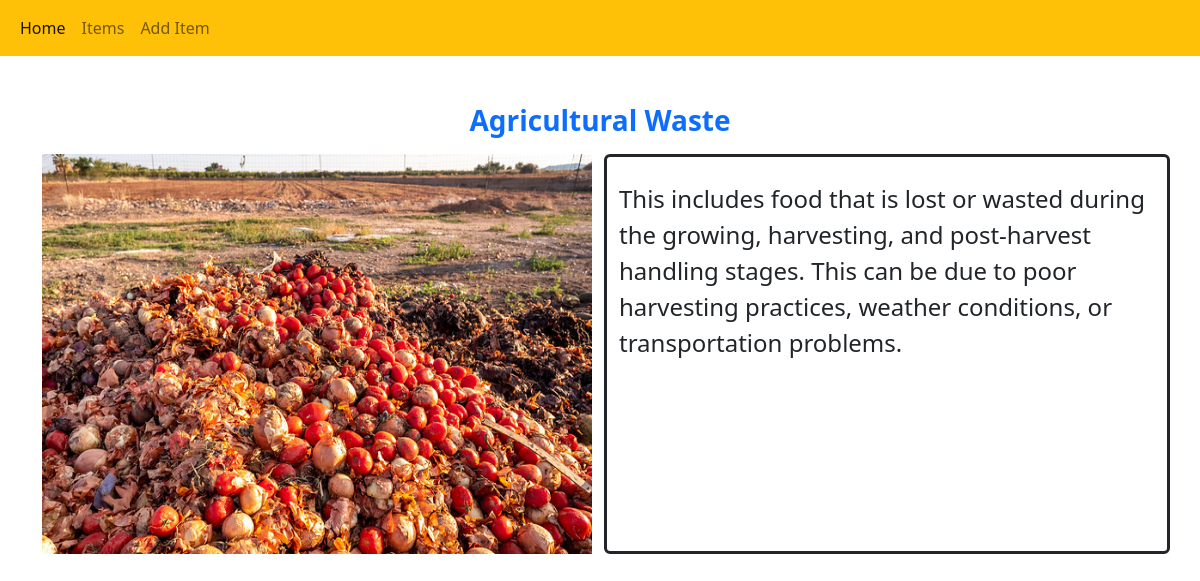
Screenshot of /item/1/ with the database file from the repository.
### item/models.py (models this page shows, shortened)
class Category(models.Model):
    name = models.CharField(max_length=100)
    description = models.TextField()
    image = models.ImageField(upload_to="images", null=True)

### item/views.py (the view)
# urls.py: path('item/<int:pk>/', ItemDetailView.as_view(), name='item_detail'),
class ItemDetailView(DetailView):
    model = Category
    template_name = 'item/item_detail.html'
    context_object_name = 'item'

### templates/item/item_detail.html (shortened to what this page needs)
<!DOCTYPE html>
<html lang="en">
  <head>
    <link href="https://cdn.jsdelivr.net/npm/bootstrap@5.2.3/dist/css/bootstrap.min.css" rel="stylesheet">
  </head>
  <body>
  {% include "item/navbar.html" %}
  <div class="container mt-5">
      <h3 class="text-center mt-5 mb-3 text-primary"><b>{{item.name}}</b></h3>
      <div class="row">
          <div class="col">
              <img src="{{item.image.url }}"  width="550px" height="400px" alt="img">
          </div>
          <div class="col border border-3 border-dark rounded">
              <p class="fs-4 mt-4">
        {{item.description}}
      </p>
          </div>
      </div>
    </div>
  </body>
</html>

### rows the page displays
Category: name "Agricultural Waste", image (picture), description "This includes food that is lost or wasted during the growing, harvesting, and post-harvest handling stages. This can be due to poor harvesting practices, weather conditions, or transportation problems."
